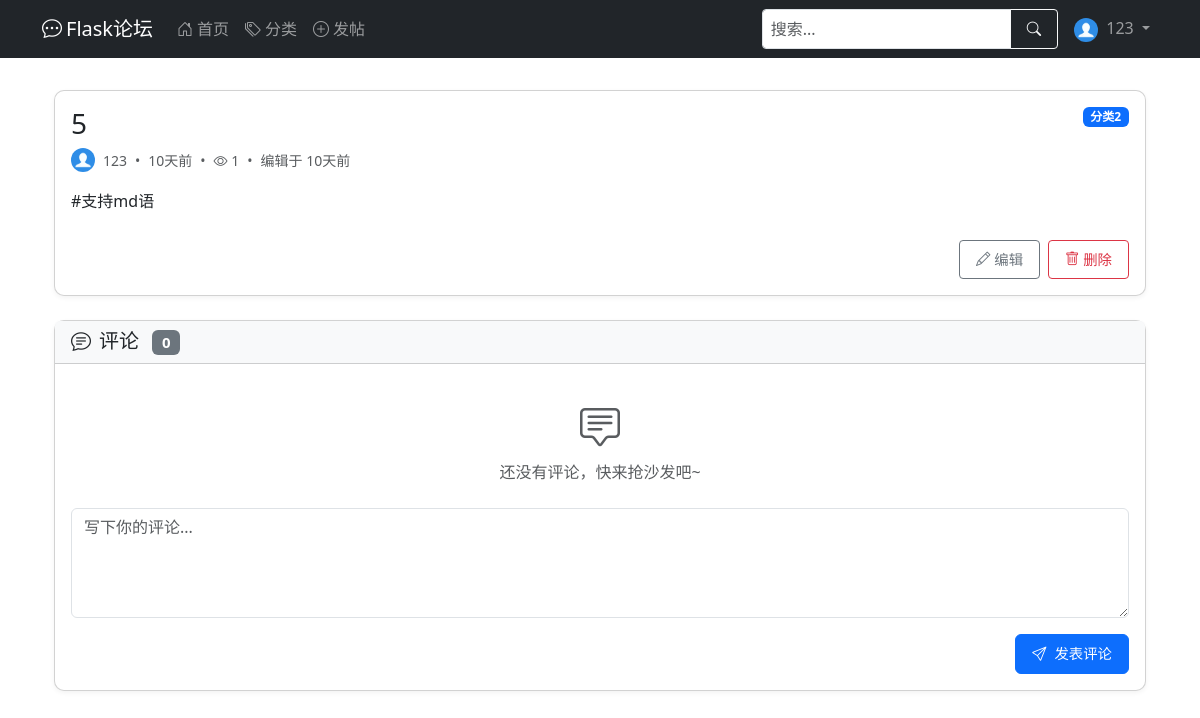
Page /post/3 (signed in) on the earlier database version.
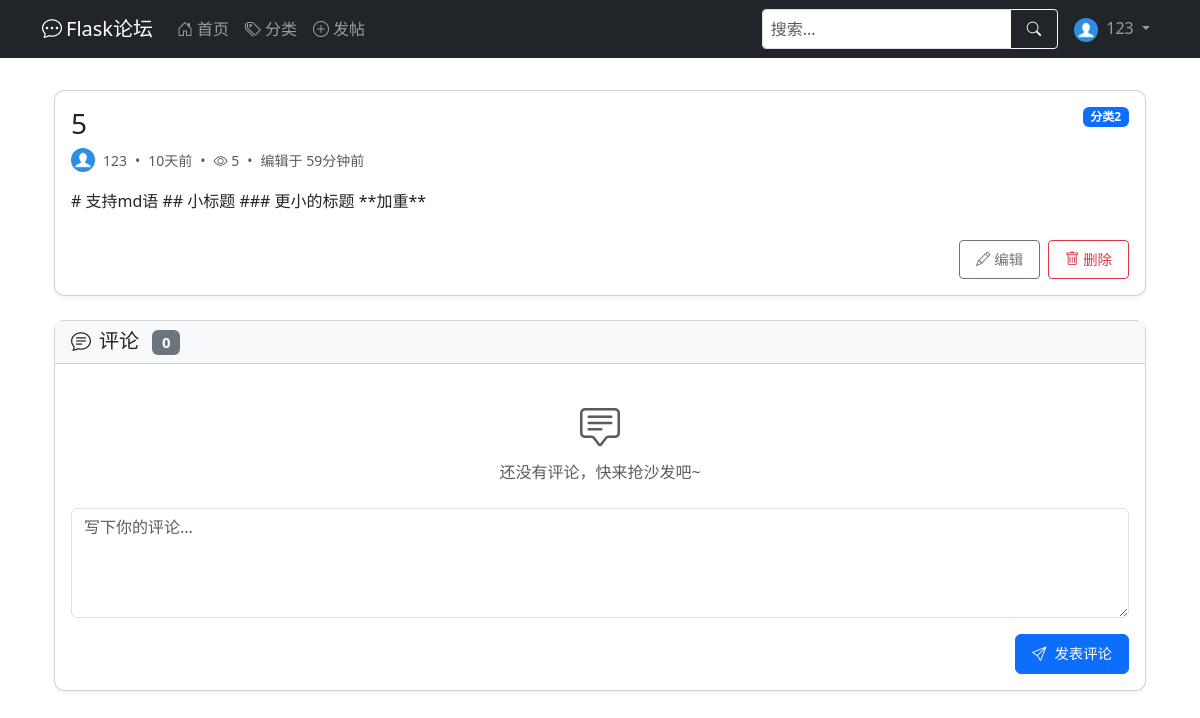
Same page on the later database version.
### app/models.py (models this page shows, shortened)
class Post(db.Model):
    __tablename__ = 'post'
    id = db.Column(db.Integer, primary_key=True)
    title = db.Column(db.String(100), nullable=False)
    content = db.Column(db.Text, nullable=False)
    created_at = db.Column(db.DateTime, default=datetime.utcnow)
    last_updated = db.Column(db.DateTime, default=datetime.utcnow, onupdate=datetime.utcnow)
    views = db.Column(db.Integer, default=0)  # 浏览量
    user_id = db.Column(db.Integer, db.ForeignKey('user.id'), nullable=False)  # 对应user.id
    category_id = db.Column(db.Integer, db.ForeignKey('category.id'))  # 对应category.id
    comments = db.relationship('Comment', backref='post', lazy='select')  # post.comment查到所有评论
    _comment_count = db.Column('comment_count', db.Integer, default=0)
    @property
    def comment_count(self):
        return self._comment_count
    @comment_count.setter
    def comment_count(self, value):
        self._comment_count = value

### app/routes.py (the view)
@main.route('/post/<int:post_id>', methods=['GET'])
def post_detail(post_id):
    post = Post.query.options(
        joinedload(Post.author),
        joinedload(Post.category),
        joinedload(Post.comments).joinedload(Comment.author)  # 加载评论及其作者
    ).get_or_404(post_id)
    post.views += 1
    db.session.commit()
    comments_by_parent = {}
    for comment in post.comments:
        if comment.parent_id not in comments_by_parent:
            comments_by_parent[comment.parent_id] = []
        comments_by_parent[comment.parent_id].append(comment)
    for comment in post.comments:
        if comment.id in comments_by_parent:
            comment.replies = sorted(comments_by_parent[comment.id], key=lambda c: c.created_at)
        else:
            comment.replies = []
    top_level_comments = sorted(comments_by_parent.get(None, []), key=lambda c: c.created_at)
    form = CommentForm()
    return render_template('post_detail.html', post=post, form=form, top_level_comments=top_level_comments)

### app/forms.py (shortened to what this page needs)
class CommentForm(FlaskForm):  # 发表评论表单
    content = TextAreaField('评论内容', validators=[
        DataRequired(message='评论内容不能为空'),
        Length(min=2, max=1000, message='评论长度需在2-1000个字符之间')
    ])
    parent_id = HiddenField('父评论ID', default=None)
    submit = SubmitField('提交评论')

### app/models.py (called while the page is built)
@login_manager.user_loader
def load_user(user_id):
    return User.query.get(int(user_id))

    def avatar_url(self):
        return url_for('static', filename=f'profile_pics/{self.avatar}', _external=True)

### app/templates/post_detail.html (shortened to what this page needs)
{% extends "base.html" %}
{% from "_comment.html" import render_comment with context %}
{% block head %}
<link rel="stylesheet" href="https://cdnjs.cloudflare.com/ajax/libs/highlight.js/11.7.0/styles/github.min.css">
{% endblock %}
{% block content %}
<div class="container py-3">
    <div class="card mb-4">
        <div class="card-body">
            <div class="d-flex justify-content-between align-items-start mb-2">
                <h1 class="card-title h3 mb-0">{{ post.title }}</h1>
                {% if post.category %}
                <span class="badge bg-primary align-self-start">
                    {{ post.category.name }}
                </span>
                {% endif %}
            </div>
            <div class="d-flex align-items-center text-muted small mb-3">
                <a href="{{ url_for('main.user_profile', username=post.author.username) }}"
                   class="d-flex align-items-center text-decoration-none text-muted">
                    <img src="{{ post.author.avatar_url() }}" class="rounded-circle me-2" width="24" height="24"
                         alt="头像">
                    <span>{{ post.author.username }}</span>
                </a>
                <span class="mx-2">•</span>
                <span>{{ post.created_at|time_ago }}</span>
                <span class="mx-2">•</span>
                <span><i class="bi bi-eye"></i> {{ post.views }}</span>
                {% if post.last_updated != post.created_at %}
                <span class="mx-2">•</span>
                <span>编辑于 {{ post.last_updated|time_ago }}</span>
                {% endif %}
            </div>
            <div class="post-content mb-4" id="postContent">
                {{ post.content|escape }}
            </div>
            {% if current_user and (current_user == post.author or current_user.is_admin) %}
            <div class="d-flex justify-content-end gap-2">
                <a href="{{ url_for('main.edit_post', post_id=post.id) }}" class="btn btn-sm btn-outline-secondary">
                    <i class="bi bi-pencil"></i> 编辑
                </a>
                <button type="button" class="btn btn-sm btn-outline-danger" data-bs-toggle="modal"
                        data-bs-target="#deleteModal">
                    <i class="bi bi-trash"></i> 删除
                </button>
            </div>
            {% endif %}
        </div>
    </div>
    <div class="card mb-4">
        <div class="card-header bg-light">
            <h2 class="h5 mb-0">
                <i class="bi bi-chat-text me-2"></i>评论
                <span class="badge bg-secondary ms-2">{{ post.comment_count }}</span>
            </h2>
        </div>
        <div class="card-body">
            {% if top_level_comments %}
            <div class="comments-container mb-4">
                {% for comment in top_level_comments %}
                {{ render_comment(comment, post, 0) }}
                {% endfor %}
            </div>
            {% else %}
            <div class="text-center py-4 text-muted">
                <i class="bi bi-chat-square-text display-6"></i>
                <p class="mt-2 mb-0">还没有评论，快来抢沙发吧~</p>
            </div>
            {% endif %}
            {% if current_user.is_authenticated %}
            <form method="POST" action="{{ url_for('main.add_comment', post_id=post.id) }}">
                <div class="mb-3">
                    <textarea name="content" class="form-control" rows="4" placeholder="写下你的评论..." required></textarea>
                </div>
                <div class="d-flex justify-content-end">
                    <button type="submit" class="btn btn-primary">
                        <i class="bi bi-send me-2"></i>发表评论
                    </button>
                </div>
            </form>
            {% else %}
            <div class="alert alert-info">
                <a href="{{ url_for('auth.login') }}" class="alert-link">登录</a>后即可发表评论
            </div>
            {% endif %}
        </div>
    </div>
</div>
{% endblock %}

Differences in the rows shown:
changed Post "10天前": views "1" → "5"; last_updated "10天前" → "59分钟前"; content "#支持md语" → "# 支持md语 ## 小标题 ### 更小的标题 **加重**"
